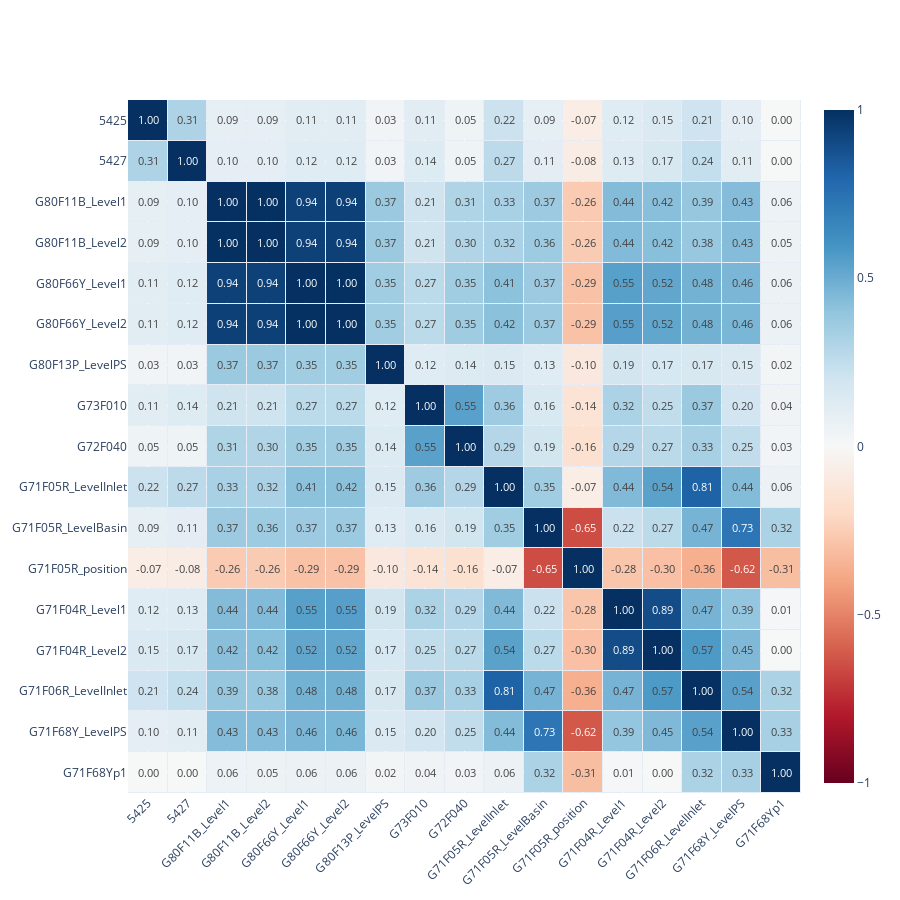

The notebook cell saved with this chart:
### Markdown cell above
# Correlation Analysis

- Matrix Correlation
- Cross-Correlation

### Code cell
# Assuming you have the 'raw' DataFrame defined

corr = raw.corr()

# Generate a mask for the upper triangle
mask = np.triu(np.ones_like(corr, dtype=bool))

# Create the heatmap trace
heatmap = go.Heatmap(
    z=corr.values,
    x=corr.columns.tolist(),
    y=corr.index.tolist(),
    # color from blue to red
    colorscale='RdBu',
    #colorscale='RdYlGn', 
    # add text in each cell
    text=corr.values,
    texttemplate='%{text:.2f}',
    hovertemplate='Correlation: %{text:.2f}<extra></extra><br>%{y}<br>%{x}',
    showscale=True,
    reversescale=False,
    zmin=-1,
    zmax=1,
    xgap=1,
    ygap=1,
)

# Create the layout
layout = go.Layout(
    #title='Correlation Heatmap',
    xaxis=dict(tickangle=-45),  # Rotate x-axis labels
    yaxis=dict(autorange='reversed'), # Invert the y-axis
    height=900,
    width=900,
)

# Create the figure
fig = go.Figure(data=[heatmap], layout=layout)

# Show the plot
fig.show()

### Figure 1 — Plotly figure (JSON) as saved in the notebook; plotly's stock layout.template omitted (floating-point values rounded to 4 significant figures; data arrays with more than 128 entries replaced by an {"elided": "..."} marker saying what was removed)
{"data": [{"colorscale": [[0, "rgb(103,0,31)"], [0.1, "rgb(178,24,43)"], [0.2, "rgb(214,96,77)"], [0.3, "rgb(244,165,130)"], [0.4, "rgb(253,219,199)"], [0.5, "rgb(247,247,247)"], [0.6, "rgb(209,229,240)"], [0.7, "rgb(146,197,222)"], [0.8, "rgb(67,147,195)"], [0.9, "rgb(33,102,172)"], [1, "rgb(5,48,97)"]], "hovertemplate": "Correlation: %{text:.2f}<extra></extra><br>%{y}<br>%{x}", "reversescale": false, "showscale": true, "text": {"elided": "17x17 float values"}, "texttemplate": "%{text:.2f}", "type": "heatmap", "x": ["5425", "5427", "G80F11B_Level1", "G80F11B_Level2", "G80F66Y_Level1", "G80F66Y_Level2", "G80F13P_LevelPS", "G73F010", "G72F040", "G71F05R_LevelInlet", "G71F05R_LevelBasin", "G71F05R_position", "G71F04R_Level1", "G71F04R_Level2", "G71F06R_LevelInlet", "G71F68Y_LevelPS", "G71F68Yp1"], "xgap": 1, "y": ["5425", "5427", "G80F11B_Level1", "G80F11B_Level2", "G80F66Y_Level1", "G80F66Y_Level2", "G80F13P_LevelPS", "G73F010", "G72F040", "G71F05R_LevelInlet", "G71F05R_LevelBasin", "G71F05R_position", "G71F04R_Level1", "G71F04R_Level2", "G71F06R_LevelInlet", "G71F68Y_LevelPS", "G71F68Yp1"], "ygap": 1, "z": {"elided": "17x17 float values"}, "zmax": 1, "zmin": -1}], "layout": {"height": 900, "width": 900, "xaxis": {"tickangle": -45}, "yaxis": {"autorange": "reversed"}}}
